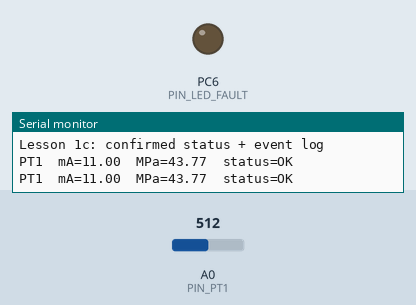
Bench run of a sketch on a simulated STM32 Nucleo. Parts: output pins drawn as LEDs (lit = HIGH), the last lines printed to the serial monitor. The test bench sets the inputs (shaded band); at power-on: A0 (PIN_PT1) = 512 (analog values on the 0–1023 scale).

Above: at 1.2 s.
1.3 s: A0 (PIN_PT1) set to 181
2.8 s: A0 (PIN_PT1) set to 154
At 4.3 s:
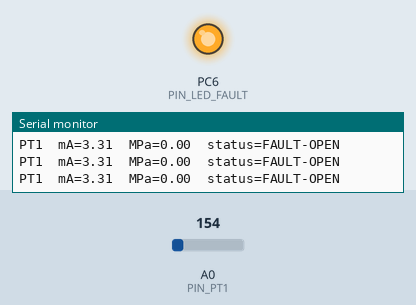
Timing chart, 0 to 5.8 s (numbered marks = the images above; inputs shaded):
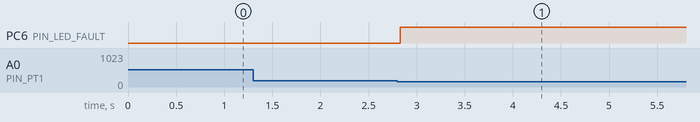

The sketch:

sketch.ino
```cpp
// ===== H2 dispenser controller - Step 1c: 3-sample status confirmation + low-pass filter =====
#define PIN_PT1        PA0
#define PIN_LED_FAULT  PC6

const float ADC_VREF   = 3.3f;
const float ADC_MAX    = 4095.0f;
const float SHUNT_OHMS = 150.0f;

const float PT_LO = 0.0f;      // MPa at 4 mA
const float PT_HI = 100.0f;    // MPa at 20 mA

// ---------- 1. NAMUR NE43 classifier ----------
enum SensorStatus { SNS_OK, SNS_UNDER, SNS_OVER, SNS_FAULT_OPEN, SNS_FAULT_SHORT };

SensorStatus classify(float ma) {
  // FAULT checks first: 2.0 mA is also "< 3.8", so if UNDER were
  // tested first, a cut wire would be reported as only "UNDER".
  if (ma < 3.6f)  return SNS_FAULT_OPEN;
  if (ma > 21.0f) return SNS_FAULT_SHORT;
  if (ma < 3.8f)  return SNS_UNDER;
  if (ma > 20.5f) return SNS_OVER;
  return SNS_OK;
}

const char* statusName(SensorStatus s) {
  switch (s) {
    case SNS_OK:          return "OK";
    case SNS_UNDER:       return "UNDER";
    case SNS_OVER:        return "OVER";
    case SNS_FAULT_OPEN:  return "FAULT-OPEN";
    case SNS_FAULT_SHORT: return "FAULT-SHORT";
  }
  return "?";
}

bool isFault(SensorStatus s) {
  return s == SNS_FAULT_OPEN || s == SNS_FAULT_SHORT;
}

// ---------- 2. Scaling with clamp ----------
float maToEng(float ma, float lo, float hi) {
  if (ma < 4.0f)  ma = 4.0f;      // never report below range bottom
  if (ma > 20.0f) ma = 20.0f;     // never report above range top
  return lo + (ma - 4.0f) * (hi - lo) / 16.0f;
}

// ---------- 5. Non-blocking timing ----------
const uint32_t SAMPLE_MS = 10;    // sample at 100 Hz
const uint32_t PRINT_MS  = 500;   // print at 2 Hz
uint32_t lastSample = 0;
uint32_t lastPrint  = 0;

float        ma     = 0;
float        mpa    = 0;
SensorStatus status = SNS_OK;

// ---------- Lesson 1c: confirmation filter ----------
const uint8_t CONFIRM_N = 3;       // new status must repeat 3 samples = 30 ms
SensorStatus  candidate = SNS_OK;  // the status we think we are seeing
uint8_t       confirmCount = 0;
uint32_t      faultEvents  = 0;    // diagnostic counter

// returns true when the confirmed status changed
bool confirmStatus(SensorStatus raw) {
  if (raw == status) {             // same as confirmed: nothing to do
    confirmCount = 0;
    return false;
  }
  if (raw != candidate) {          // a different new status: start counting again
    candidate = raw;
    confirmCount = 0;
  }
  confirmCount++;
  if (confirmCount >= CONFIRM_N) { // seen N times in a row: accept it
    status = raw;
    confirmCount = 0;
    if (isFault(status)) faultEvents++;
    return true;
  }
  return false;
}

// ---------- Lesson 1c: low-pass filter ----------
const float ALPHA = 0.3f;          // 0..1, smaller = smoother but slower
float maFiltered = 0;
bool  firstSample = true;

void setup() {
  Serial.begin(115200);
  analogReadResolution(12);
  pinMode(PIN_LED_FAULT, OUTPUT);
  Serial.println("Lesson 1c: confirmed status + event log");
}

void loop() {
  uint32_t now = millis();

  // ---- sample task, every 10 ms ----
  if (now - lastSample >= SAMPLE_MS) {
    lastSample += SAMPLE_MS;

    int counts = analogRead(PIN_PT1);
    float volts = counts * (ADC_VREF / ADC_MAX);
    float maRaw = volts / SHUNT_OHMS * 1000.0f;

    if (firstSample) { maFiltered = maRaw; firstSample = false; }
    maFiltered += ALPHA * (maRaw - maFiltered);   // y = y + a*(x - y)
    ma  = maFiltered;
    mpa = maToEng(ma, PT_LO, PT_HI);

    SensorStatus previous = status;
    if (confirmStatus(classify(ma))) {
      // EVENT LOG: print the moment the status changes, not 0.5 s later
      Serial.print("[");  Serial.print(now);  Serial.print(" ms] PT1 ");
      Serial.print(statusName(previous)); Serial.print(" -> ");
      Serial.print(statusName(status));
      Serial.print(" at "); Serial.print(ma, 2); Serial.print(" mA");
      Serial.print("  (fault events: "); Serial.print(faultEvents); Serial.println(")");
    }

    // ---- 4. fault LED ----
    digitalWrite(PIN_LED_FAULT, isFault(status) ? HIGH : LOW);
  }

  // ---- print task, every 500 ms ----
  if (now - lastPrint >= PRINT_MS) {
    lastPrint += PRINT_MS;
    Serial.print("PT1  mA=");  Serial.print(ma, 2);
    Serial.print("  MPa=");    Serial.print(mpa, 2);
    Serial.print("  status="); Serial.println(statusName(status));
  }
}
```

Measured:
- the behaviour switches between 168 and 167 on A0 (PIN_PT1) (found by bisection; images 0 and 1)
- after the input at 2.8 s, PC6 (PIN_LED_FAULT): LOW → HIGH at once
